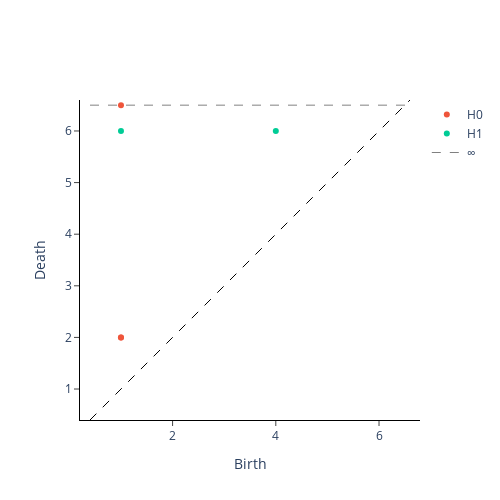

Write notebook code for a chart like this one.
### Code cell
import numpy
import gtda.plotting
import matplotlib.pyplot as plt
import gudhi.sklearn.cubical_persistence

X = numpy.array([[
    [ 1, 1, 1, 1, 1, 1, 1 ],
    [ 1, 1, 2, 3, 4, 1, 1 ],
    [ 1, 1, 3, 1, 5, 1, 1 ],
    [ 1, 1, 4, 5, 6, 1, 1 ],
    [ 1, 1, 2, 3, 4, 1, 1 ],
    [ 1, 1, 3, 1, 5, 1, 1 ],
    [ 1, 1, 4, 5, 6, 1, 1 ],
    [ 1, 1, 1, 1, 1, 1, 1 ],
    [ 1, 1, 1, 1, 1, 1, 1 ]
]])

d = gudhi.sklearn.cubical_persistence.CubicalPersistence(
    homology_dimensions = list(range(0, 5)),
    min_persistence = -1
).fit_transform(X)

# gtda.plotting.plot_diagram(d[0])
diag = numpy.vstack([
    numpy.hstack([ d[0][0], numpy.zeros((len(d[0][0]), 1)) ]),
    numpy.hstack([ d[0][1], numpy.ones((len(d[0][1]), 1)) ])
])

gtda.plotting.plot_diagram(diag)

### Figure 1 — Plotly figure (JSON) as saved in the notebook; plotly's stock layout.template omitted (floating-point values rounded to 4 significant figures)
{"data": [{"hoverinfo": "none", "line": {"color": "black", "dash": "dash", "width": 1}, "mode": "lines", "showlegend": false, "type": "scatter", "x": [0.4, 6.6], "y": [0.4, 6.6]}, {"hoverinfo": "text", "hovertext": ["(1.0, 2.0), multiplicity: 2", "(1.0, 2.0), multiplicity: 2", "(1.0, inf)"], "mode": "markers", "name": "H0", "type": "scatter", "x": [1, 1, 1], "y": [2, 2, 6.5]}, {"hoverinfo": "text", "hovertext": ["(4.0, 6.0)", "(1.0, 6.0)"], "mode": "markers", "name": "H1", "type": "scatter", "x": [4, 1], "y": [6, 6]}, {"hoverinfo": "none", "line": {"color": "black", "dash": "dash", "width": 0.5}, "mode": "lines", "name": "∞", "showlegend": true, "type": "scatter", "x": [0.4, 6.6], "y": [6.5, 6.5]}], "layout": {"height": 500, "plot_bgcolor": "white", "width": 500, "xaxis": {"autorange": false, "exponentformat": "e", "linecolor": "black", "linewidth": 1, "mirror": false, "range": [0.4, 6.6], "showexponent": "all", "showline": true, "side": "bottom", "ticks": "outside", "title": {"text": "Birth"}, "type": "linear", "zeroline": true}, "yaxis": {"autorange": false, "exponentformat": "e", "linecolor": "black", "linewidth": 1, "mirror": false, "range": [0.4, 6.6], "scaleanchor": "x", "scaleratio": 1, "showexponent": "all", "showline": true, "side": "left", "ticks": "outside", "title": {"text": "Death"}, "type": "linear", "zeroline": true}}}
